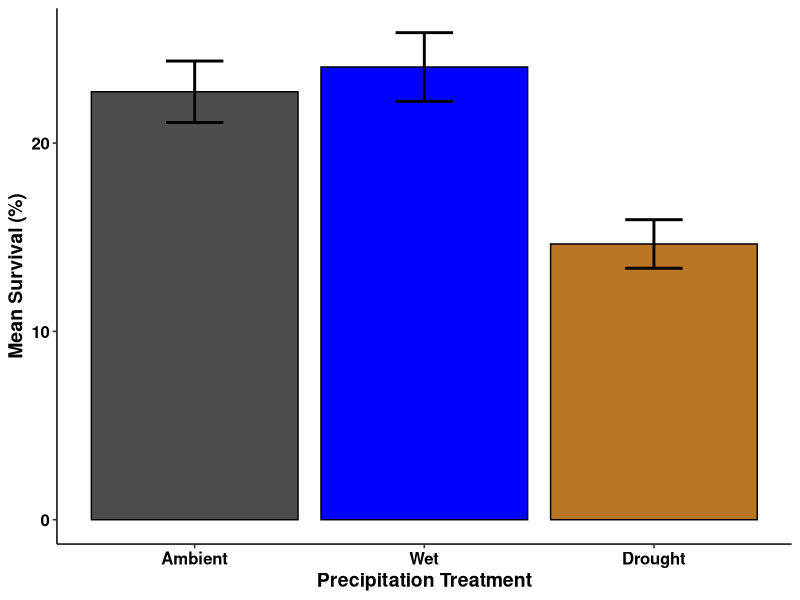
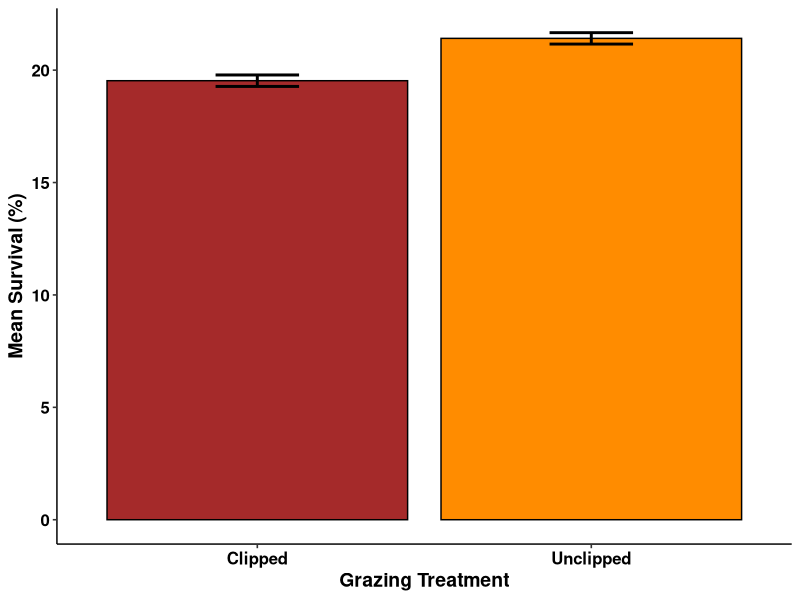
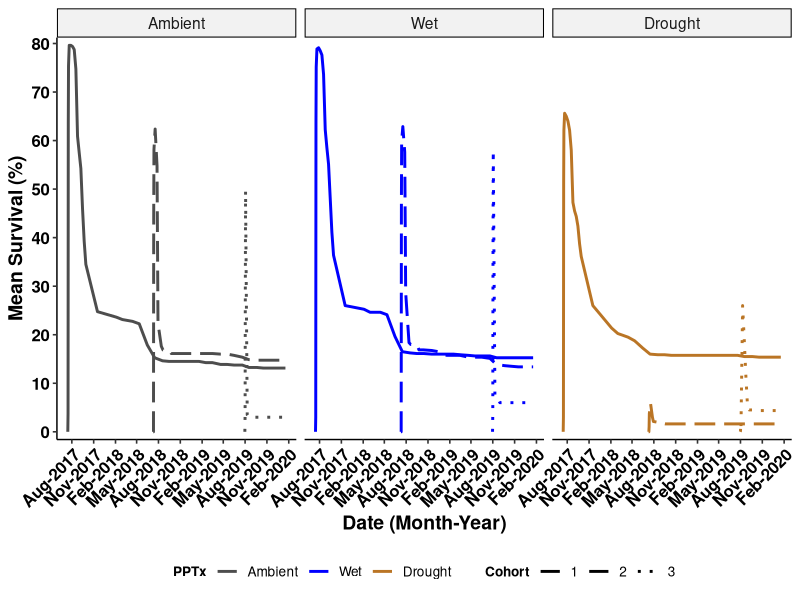
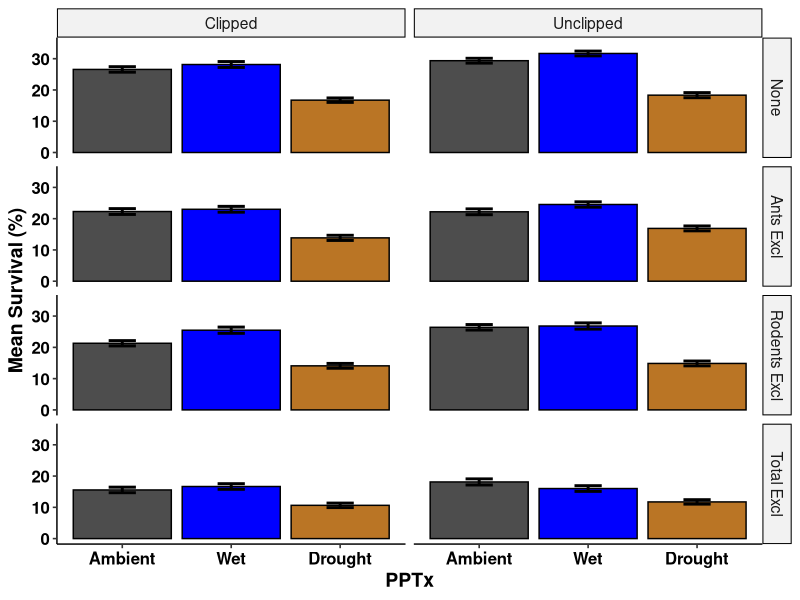
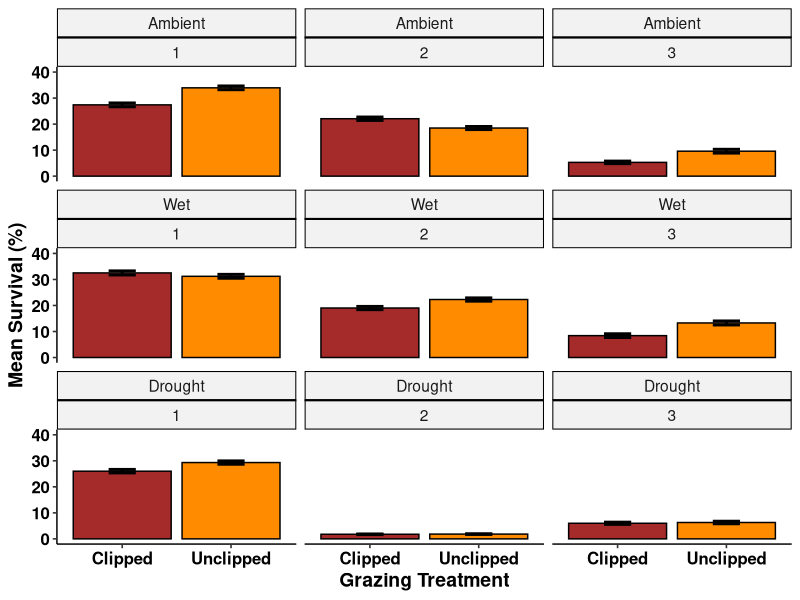
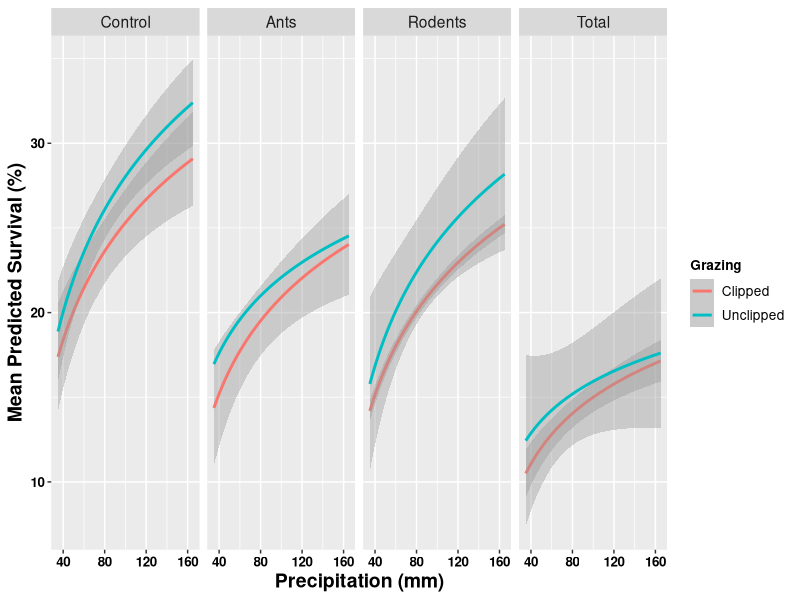
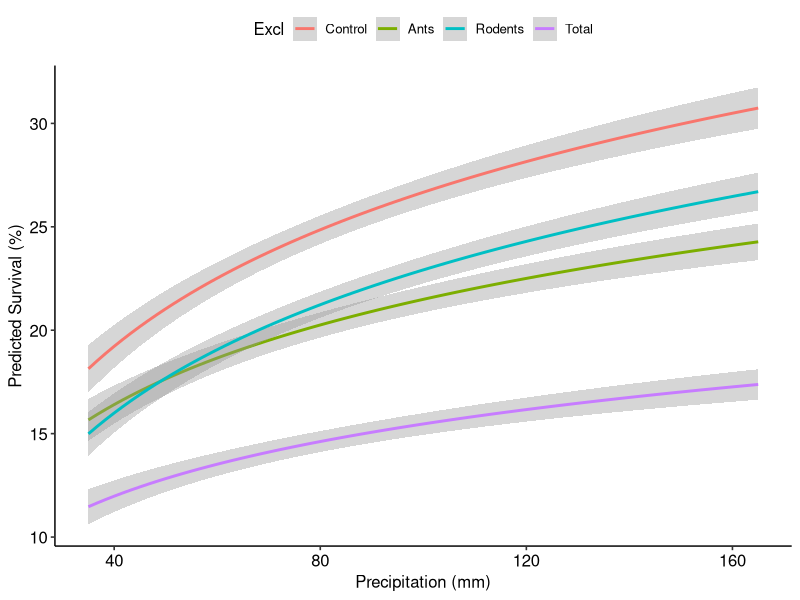
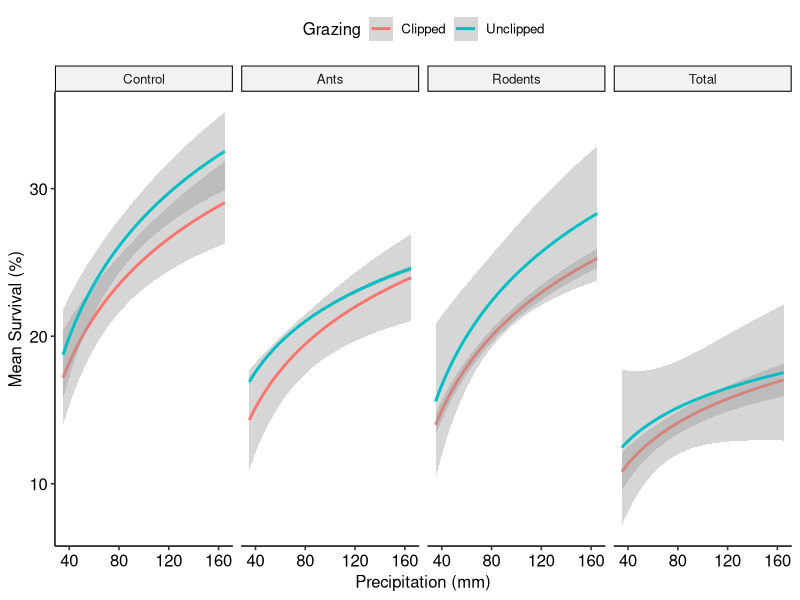

The R source for these figures, in order: (Note: this script raises an error after producing the figures.)
# USDA Rainout - Santa Rita Experimental Range
# Data visualizations-main
# Austin Rutherford
# email:arutherford@email.arizona.edu
# 2021-03-29

# Load packages
library(tidyverse)
library(forcats)
library(vroom)
library(ggpubr)
library(glmmTMB)
library(dplyr)

### Read in clean seedlings data with model outputs from "srer_rainout_stats_summarize"
seedlings_obs <- vroom("Data/seedlings_obs.csv",
                   col_types = c(.default = "f",
                                 ObsID = "i",
                                 date = "D",
                                 survival = "i",
                                 died = "i",
                                 tot_germination = "i",
                                 herb_lived = "i",
                                 herb_died = "i",
                                 tot_herbivory = "i",
                                 granivory = "i",
                                 res_surv = "d",
                                 sim_surv = "d",
                                 sim_fit_surv = "d",
                                 pred_surv = "d"))
str(seedlings_obs)
glimpse(seedlings_obs)

# create data set for raw survival data
tot_surv <- seedlings_obs %>% 
  group_by(precip, cohort, date) %>% 
  summarise(mean_surv = mean(survival),
            sd_surv = sd(survival),
            counts = n(),
            se_surv = (sd_surv/sqrt(counts))) %>%
  mutate(upper = mean_surv + se_surv,
         lower = mean_surv - se_surv,
         date = as.Date(date))

summary(tot_surv)

tot_surv %>%
  group_by(precip, cohort) %>% 
  summarise(mean_precip_per = (100*mean(mean_surv)/10),
            mean_se_per = (100*mean(se_surv)/10)) %>% 
  mutate(upper = mean_precip_per + mean_se_per,
         lower = mean_precip_per - mean_se_per)

bar_surv_fig <- tot_surv %>%
  group_by(precip) %>% 
  summarise(mean_precip_per = (100*mean(mean_surv)/10),
            mean_se_per = (100*mean(se_surv)/10)) %>%
  mutate(upper = mean_precip_per + mean_se_per,
         lower = mean_precip_per - mean_se_per) %>%
  mutate(precip = recode_factor(precip,
                                      "Control" = "Ambient",
                                      "IR" = "Wet",
                                       "RO" = "Drought", .ordered = TRUE)) %>% 
  ggplot(mapping = aes(x = precip, y = mean_precip_per, fill = precip)) +
  geom_bar(stat="identity", color = "black", position=position_dodge()) +
  geom_errorbar(aes(ymin = lower, ymax = upper), width = 0.25, position = position_dodge(), size = 1) +
  scale_fill_manual(values = c("grey30","blue1","#ba7525")) +
  scale_x_discrete(labels = c("Ambient","Wet", "Drought")) +
  labs(y = "Mean Survival (%)",
       x = "Precipitation Treatment") +
  theme_pubr(legend = "none") +
  labs_pubr()

bar_surv_fig

ggsave(filename = "Figures_Tables/bar_mean_surv.tiff",
       plot = bar_surv_fig,
       dpi = 800,
       width = 22,
       height = 12,
       units = "in",
       compression = "lzw")

# create data set for clip
tot_surv_c <- seedlings_obs %>% 
  group_by(clip) %>% 
  summarise(mean_surv = 100*mean(survival/10),
            sd_surv = 100*sd(survival/10),
            counts = n(),
            se_surv = (sd_surv/sqrt(counts))) %>%
  mutate(upper = mean_surv + se_surv,
         lower = mean_surv - se_surv)

bar_cliponly_fig <- tot_surv_c %>%
  ggplot(mapping = aes(x = clip, y = mean_surv, fill = clip)) +
  geom_bar(stat="identity", color = "black", position=position_dodge()) +
  geom_errorbar(aes(ymin = lower, ymax = upper), width = 0.25, position = position_dodge(), size = 1) +
  scale_fill_manual(values = c("brown","darkorange")) +
  scale_x_discrete(labels = c("Clipped","Unclipped")) +
  labs(y = "Mean Survival (%)",
       x = "Grazing Treatment") +
  theme_pubr(legend = "none") +
  labs_pubr()

bar_cliponly_fig

ggsave(filename = "Figures_Tables/bar_cliponly_surv.tiff",
       plot = bar_cliponly_fig,
       dpi = 800,
       width = 22,
       height = 12,
       units = "in",
       compression = "lzw")

# plot survival over time with error bars

#labels.precip <- factor(tot_surv$precip, labels = c("Ambient", "Drought", "Wet"))

line_mean_surv <- tot_surv %>% 
  mutate(precip = recode_factor(precip,
                                "Control" = "Ambient",
                                "IR" = "Wet",
                                "RO" = "Drought", .ordered = TRUE)) %>% 
  ggplot(aes(x = date, y = 10*mean_surv, group = cohort, color = precip)) + 
  scale_color_manual(values = c("grey30", "blue1", "#ba7525")) +
  scale_y_continuous(breaks = seq(0, 110, 10), expand = c(0.02,0)) +
  scale_x_date(date_labels = "%b-%Y", date_breaks = "3 months") +
  geom_line(aes(linetype = cohort), stat = "identity", size = 1) + 
  scale_linetype_manual(values=c("solid","longdash", "dotted")) +
  scale_fill_manual(values = c("grey30","blue1", "red1")) +
  labs(y = "Mean Survival (%)",
       x = "Date (Month-Year)",
       color = "PPTx",
       linetype = "Cohort") +
  facet_wrap(~precip, ncol = 3, nrow = 1) +
  theme_pubr(legend = "bottom", x.text.angle = 45) +
  labs_pubr()

line_mean_surv

ggsave(filename = "Figures_Tables/seedlings/line_mean_surv.tiff",
       plot = line_mean_surv,
       dpi = 800,
       width = 22,
       height = 12,
       units = "in",
       compression = "lzw")

tot_surv_summary <- seedlings_obs %>% 
  group_by(precip, cohort, date) %>% 
  summarise(mean_surv = 100*mean(survival/10),
            sd_surv = 100*sd(survival/10),
            counts = n(),
            se_surv = (sd_surv/sqrt(counts))) %>%
  mutate(upper = mean_surv + se_surv,
         lower = mean_surv - se_surv)

# create data set for precip and excl and clip
tot_surv_pce <- seedlings_obs %>% 
  group_by(precip, excl, clip) %>% 
  summarise(mean_surv = 100*mean(survival/10),
            sd_surv = 100*sd(survival/10),
            counts = n(),
            se_surv = (sd_surv/sqrt(counts))) %>%
  mutate(upper = mean_surv + se_surv,
         lower = mean_surv - se_surv)

bar_pce_fig <- tot_surv_pce %>%
  mutate(precip = recode_factor(precip,
                                "Control" = "Ambient",
                                "IR" = "Wet",
                                "RO" = "Drought", .ordered = TRUE)) %>% 
  mutate(excl = recode_factor(excl, 
                              "Control" = "None",
                              "Ants" = "Ants Excl",
                              "Rodents" = "Rodents Excl",
                              "Total" = "Total Excl")) %>% 
  ggplot(mapping = aes(x = precip, y = mean_surv, fill = precip)) +
  geom_bar(stat="identity", color = "black", position=position_dodge()) +
  geom_errorbar(aes(ymin = lower, ymax = upper), width = 0.25, position = position_dodge(), size = 1) +
  scale_fill_manual(values = c("grey30", "blue1", "#ba7525")) +
  scale_x_discrete(labels = c("Ambient", "Wet", "Drought")) +
  ylim(0, 35) +
  labs(y = "Mean Survival (%)",
       x = "PPTx") +
  theme_pubr(legend = "none") +
  facet_grid(cols = vars(clip), rows = vars(excl)) +
  labs_pubr()

bar_pce_fig

ggsave(filename = "Figures_Tables/bar_alltx_surv.tiff",
       plot = bar_pce_fig,
       dpi = 800,
       width = 22,
       height = 12,
       units = "in",
       compression = "lzw")


# create data set for precip and clip
tot_surv_pc <- seedlings_obs %>% 
  group_by(precip, clip, cohort) %>% 
  summarise(mean_surv = 100*mean(survival/10),
            sd_surv = 100*sd(survival/10),
            counts = n(),
            se_surv = (sd_surv/sqrt(counts))) %>%
  mutate(upper = mean_surv + se_surv,
         lower = mean_surv - se_surv)

bar_clip_fig <- tot_surv_pc %>%
  mutate(precip = recode_factor(precip,
                                "Control" = "Ambient",
                                "IR" = "Wet",
                                "RO" = "Drought", .ordered = TRUE)) %>% 
  ggplot(mapping = aes(x = clip, y = mean_surv, fill = clip)) +
  geom_bar(stat="identity", color = "black", position=position_dodge()) +
  geom_errorbar(aes(ymin = lower, ymax = upper), width = 0.25, position = position_dodge(), size = 1) +
  scale_fill_manual(values = c("brown","darkorange")) +
  scale_x_discrete(labels = c("Clipped","Unclipped")) +
  ylim(0, 40) +
  labs(y = "Mean Survival (%)",
       x = "Grazing Treatment") +
  theme_pubr(legend = "none") +
  facet_wrap(~precip+cohort)+
  labs_pubr()

bar_clip_fig

ggsave(filename = "Figures_Tables/bar_clip_surv.tiff",
       plot = bar_clip_fig,
       dpi = 800,
       width = 22,
       height = 12,
       units = "in",
       compression = "lzw")


# if want to look at effects treating precip as continuous
precip_cont_df <- seedlings_obs %>% 
  ungroup() %>% 
  mutate(precip_cont = dplyr::recode(precip,
                                     "Control" = "100",
                                     "IR" = "165",
                                     "RO" = "35")) %>% 
  mutate(precip_cont = as.numeric(as.character(precip_cont)))


# predicted survival clip vs unclip across exclusion treatments
precip_cont_df %>%
  group_by(precip_cont, precip, clip, excl) %>% 
  summarise(mean_pred_surv = 100*mean(pred_surv/10)) %>% #convert survival to a percentage
  ggplot(aes(x = precip_cont, y = mean_pred_surv, color = clip, group = clip)) + 
  geom_smooth(method = "glm", formula = y ~ log(x))+
  labs(y = "Mean Predicted Survival (%)",
       x = "Precipitation (mm)",
       color = "Grazing") +
  labs_pubr() +
  facet_wrap(~excl, nrow = 1)

# predicted survival only exclusion txs
precip_cont_df %>% 
  ggplot(aes(x = precip_cont, y = 100*(pred_surv/10), color = excl, group = excl)) + 
  geom_smooth(method = "glm", formula = y ~ log(x))+
  labs(y = "Predicted Survival (%)",
       x = "Precipitation (mm)",
       color = "Excl")+
  labs_pubr()+
  theme_pubr()

# predicted survival only PPT
pred_surv_cont <- precip_cont_df %>% 
  ggplot(aes(x = precip_cont, y = 100*(pred_surv/10))) + 
  geom_smooth(method = "glm", formula = y ~ log(x))+
  labs(y = "Predicted Survival (%)",
       x = "Precipitation (mm)")+
  labs_pubr()+
  theme_pubr()

ggsave(filename = "Figures_Tables/pred_surv_cont.tiff",
       plot = pred_surv_cont,
       dpi = 800,
       width = 22,
       height = 12,
       units = "in",
       compression = "lzw")

# obs clip vs unclip across exclusion treatments
precip_cont_df %>%
  group_by(precip_cont, precip, clip, excl) %>% 
  summarise(mean_surv = 100*mean(survival/10)) %>% #convert survival to a percentage
  ggplot(aes(x = precip_cont, y = mean_surv, color = clip, group = clip)) + 
  geom_smooth(method = "glm", formula = y ~ log(x))+
  labs(y = "Mean Survival (%)",
       x = "Precipitation (mm)",
       color = "Grazing") +
  labs_pubr() +
  facet_wrap(~excl, nrow = 1)+
  theme_pubr()

# only exclusion txs
precip_cont_df %>%
  group_by(precip_cont, precip, clip, excl) %>% 
  summarise(mean_surv = 100*mean(survival/10)) %>% #convert survival to a percentage
  ggplot(aes(x = precip_cont, y = mean_surv, color = excl, group = excl)) + 
  geom_smooth(method = "glm", formula = y ~ log(x))+
  labs(y = "Mean Survival (%)",
       x = "Precipitation (mm)",
       color = "Exclusion") +
  labs_pubr() +
  theme_pubr()


describeBy(seedlings_obs, group = "excl")
